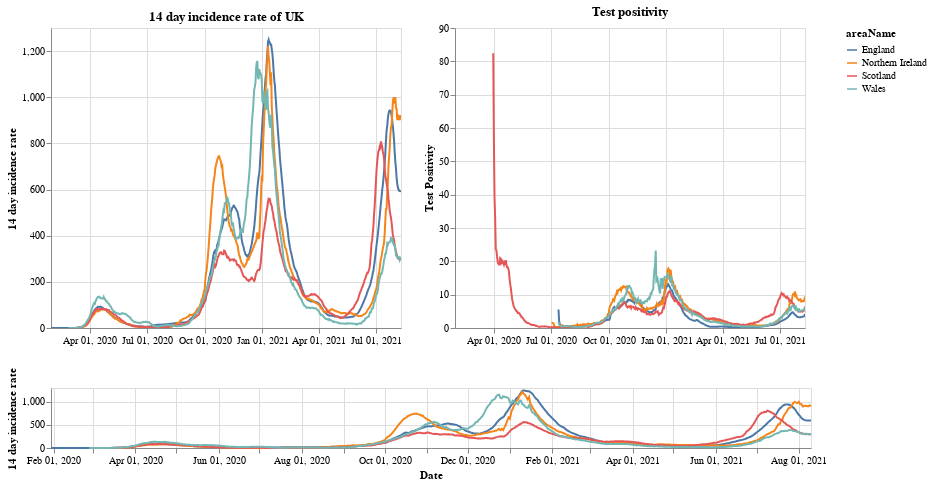

The code cell stored with this chart in its notebook:
### Markdown cell above
# Plots

First a plot with each country in the UK. The top right shows the positivity rate for (which is the percentage of registered tests which were positive) while the top left is the 14 day incidence rate. The bottom chart can be used to select the timeframe (does not work on a mobile device).

### Code cell
#collapse
brush = alt.selection(type='interval', name='DateBrush',encodings=['x'],fields=['Time'])
leg_selection = alt.selection_multi(fields=['areaName'], bind='legend')

base = alt.Chart(uk_cases).mark_line().encode(
    x=alt.X("yearmonthdate(date):T", axis=alt.Axis(title='Date')),
    y=alt.Y("twoWeeklyCasesRate:Q", axis=alt.Axis(title='14 day incidence rate')),
    tooltip=['areaName', 'date','twoWeeklyCasesRate', 'testPositivity'],
    color='areaName',
    opacity=alt.condition(leg_selection, alt.value(2), alt.value(0.1))
).add_selection(leg_selection).properties(width=350)

upper = base.encode(alt.X('yearmonthdate(date):T', axis=alt.Axis(title=''),
                         scale=alt.Scale(domain=brush))
                   ).properties(title=f'14 day incidence rate of UK')
upper_right = upper.encode(alt.Y('testPositivity:Q', axis=alt.Axis(title='Test Positivity'))).properties(title='Test positivity')
lower = base.properties(height=60, width = 760).add_selection(brush)

(upper | upper_right) & lower

### Figure 1 — Vega-Lite specification as saved in the notebook (floating-point values rounded to 4 significant figures; data arrays with more than 128 entries replaced by an {"elided": "..."} marker saying what was removed)
{"config": {"view": {"continuousWidth": 400, "continuousHeight": 300}}, "vconcat": [{"hconcat": [{"mark": "line", "encoding": {"color": {"type": "nominal", "field": "areaName"}, "opacity": {"condition": {"value": 2, "selection": "selector001"}, "value": 0.1}, "tooltip": [{"type": "nominal", "field": "areaName"}, {"type": "temporal", "field": "date"}, {"type": "quantitative", "field": "twoWeeklyCasesRate"}, {"type": "quantitative", "field": "testPositivity"}], "x": {"type": "temporal", "axis": {"title": ""}, "field": "date", "scale": {"domain": {"selection": "DateBrush"}}, "timeUnit": "yearmonthdate"}, "y": {"type": "quantitative", "axis": {"title": "14 day incidence rate"}, "field": "twoWeeklyCasesRate"}}, "selection": {"selector001": {"type": "multi", "fields": ["areaName"], "bind": "legend"}}, "title": "14 day incidence rate of UK", "width": 350}, {"mark": "line", "encoding": {"color": {"type": "nominal", "field": "areaName"}, "opacity": {"condition": {"value": 2, "selection": "selector001"}, "value": 0.1}, "tooltip": [{"type": "nominal", "field": "areaName"}, {"type": "temporal", "field": "date"}, {"type": "quantitative", "field": "twoWeeklyCasesRate"}, {"type": "quantitative", "field": "testPositivity"}], "x": {"type": "temporal", "axis": {"title": ""}, "field": "date", "scale": {"domain": {"selection": "DateBrush"}}, "timeUnit": "yearmonthdate"}, "y": {"type": "quantitative", "axis": {"title": "Test Positivity"}, "field": "testPositivity"}}, "selection": {"selector001": {"type": "multi", "fields": ["areaName"], "bind": "legend"}}, "title": "Test positivity", "width": 350}]}, {"mark": "line", "encoding": {"color": {"type": "nominal", "field": "areaName"}, "opacity": {"condition": {"value": 2, "selection": "selector001"}, "value": 0.1}, "tooltip": [{"type": "nominal", "field": "areaName"}, {"type": "temporal", "field": "date"}, {"type": "quantitative", "field": "twoWeeklyCasesRate"}, {"type": "quantitative", "field": "testPositivity"}], "x": {"type": "temporal", "axis": {"title": "Date"}, "field": "date", "timeUnit": "yearmonthdate"}, "y": {"type": "quantitative", "axis": {"title": "14 day incidence rate"}, "field": "twoWeeklyCasesRate"}}, "height": 60, "selection": {"selector001": {"type": "multi", "fields": ["areaName"], "bind": "legend"}, "DateBrush": {"type": "interval", "encodings": ["x"], "fields": ["Time"]}}, "width": 760}], "data": {"name": "data-cac5556c476468be8eb3cd522ba45bbd"}, "$schema": "https://vega.github.io/schema/vega-lite/v4.8.1.json", "datasets": {"data-cac5556c476468be8eb3cd522ba45bbd": {"elided": "2144 records"}}}
